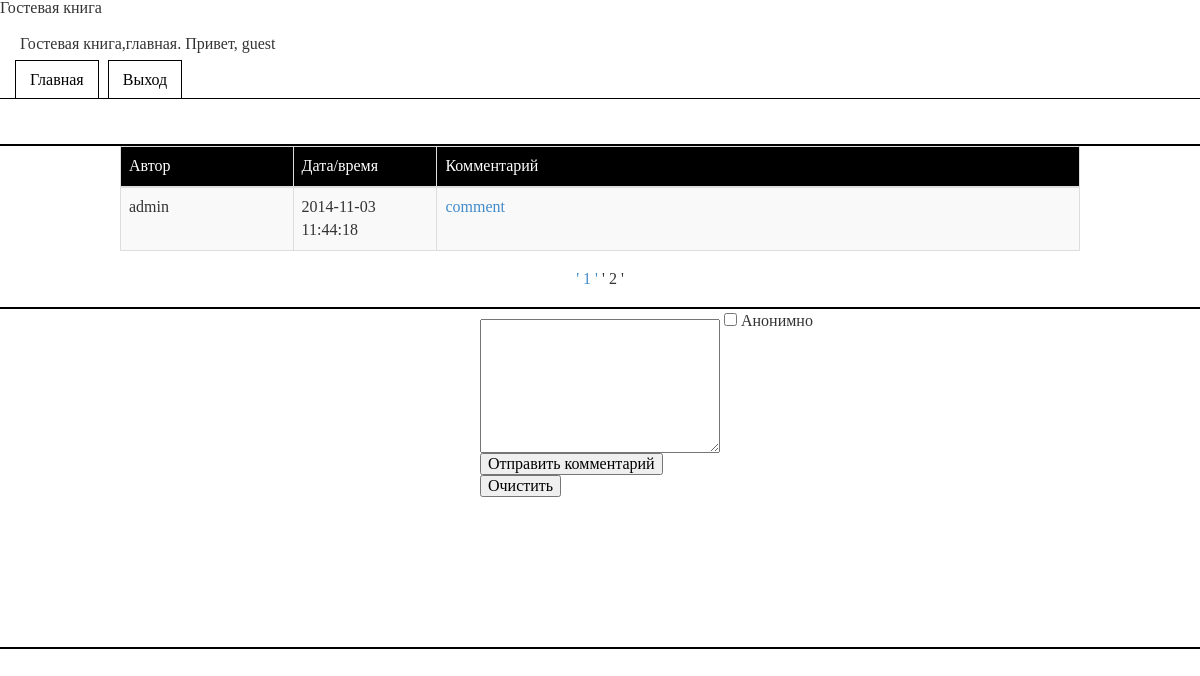
/php/Main.php?page=2 (signed in), run on the app's committed database.
### tables this page shows
CREATE TABLE IF NOT EXISTS `users` (
  `user_id` int(11) NOT NULL AUTO_INCREMENT,
  `login` char(12) NOT NULL,
  `password` text NOT NULL,
  `admin` int(1) DEFAULT NULL,
  `blocked` int(1) DEFAULT NULL,
  PRIMARY KEY (`user_id`)
);

CREATE TABLE IF NOT EXISTS `comments` (
  `comm_id` int(11) NOT NULL AUTO_INCREMENT,
  `user_id` int(11) DEFAULT NULL,
  `ts` timestamp NOT NULL DEFAULT CURRENT_TIMESTAMP,
  `comment` text NOT NULL,
  PRIMARY KEY (`comm_id`)
);

### connectdb/config.php (called while the page is built)
<?php
$comments_per_page = 3;
?>

### php/Main.php (the view, shortened to what this page needs)
<?php
require_once '../connectdb/config.php';
function get_name($id_user)
{
	$query = mysql_query("SELECT login FROM users
						 WHERE user_id = {$id_user};");
	if($query)
	{
		$result = mysql_fetch_row($query);
		return $result[0];
	}
	else
		return "{$id_user}"."Ошибка запроса к БД.(никнейм)";
}
function get_comments($first_limit,$comments_per_page)
{
$query = "SELECT comm_id,user_id, ts, comment
          FROM comments
		  ORDER BY comm_id DESC
		  LIMIT {$first_limit},{$comments_per_page};";
$result = mysql_query($query);
if($result)
	return $result;
else
	echo("Ошибка запроса к БД(комментарии).");
}
function print_query($arr)
{
		echo '<table id ="tablecomment" class="table table-striped table-hover table-bordered">';
		echo '<thead>';
			echo '<tr>';
				echo '<td><i class="icon-user icon-white"></i> Автор</td>';
				echo '<td><i class="icon-time icon-white"></i> Дата/время</td>';
				echo '<td><i class="icon-comment icon-white"></i> Комментарий</td>';
			echo '</tr>';
		echo '</thead>';
			while($row = mysql_fetch_array($arr))
			{
			echo '<tbody>';
				echo '<tr>';
					echo "<td style='width:18%;'>".get_name($row[1])."</td>";
					echo "<td style='width:15%;'>{$row[2]}</td>";
					echo '<td>'."<a href = 'CommBranch.php?comm_id={$row[0]}'>{$row[3]}</a>".'</td>';
				echo '</tr>';
			echo '</tbody>';
			}
		echo '</table>';
}
?>
<html>
<head>
<link rel="stylesheet" href="css/bootstrap.min.css">
<link rel="stylesheet" type="text/css" href="css/main.css"
<title>
</head>
<body>
<div id = "header">
<p class=header>Гостевая книга,главная. Привет, <?php echo get_name($_SESSION['user_id']);?></p>
    <ul class="css-menu-2">
        <li><a href="Main.php">Главная</a></li>
        <li><a href="exit.php">Выход</a></li>
    </ul>
</div>
<div id = "body">
<?php
if(isset($_GET['page']))
	{
	$page = $_GET['page'];
	}
else
	$page = 1;
if($page == 1)
	$first_limit = 0 ;
else
	$first_limit = $comments_per_page * ($page-1);
$query = "SELECT COUNT(*) FROM comments";
$result = mysql_fetch_array(mysql_query($query));
$count  = $result[0];
$pages = ceil($count/$comments_per_page);
print_query(get_comments($first_limit,$comments_per_page));
echo "<p id='spancomments'>";
for($i = 0;$i < $pages;$i++)
{
$j = $i+1;
if($j != $page)
	echo "<a id='spancomments' href='?page={$j}'><span>' {$j} ' </span></a>";
else
	echo "' {$j} '";
}
echo "</p>";
?>
</div>
<div id = "bottom">
<form action="AddComment.php" method="POST">
<fieldset>
<textarea id="comment" name="comment"
cols="65" rows="8"><?php if(isset($_GET['comment'])) echo "{$_GET['comment']}";?></textarea>
<?php
if($_SESSION['user_id'] != -1)
echo '<input type="checkbox" name="Anonim" value="Anonim"> Анонимно ';
?>
</fieldset>
<fieldset id = "buttoncomment">
<input type="submit" value="Отправить комментарий" />
<input type="reset" value="Очистить" />
</fieldset>
</form>
</div>
</body>
</html>

### php/css/main.css (style rules this page uses)
html, body,div, span, applet, object, iframe, h1, h2, h3, h4, h5, h6, p, blockquote, pre, a, abbr, acronym, address, big, cite, code, del, dfn, em, img, ins, kbd, q, s, samp, small, strike, strong, sub, sup, tt, var, u, i, center, dl, dt, dd, ol, ul, li, fieldset, form, label, legend, article, aside, canvas, details, embed, figure, figcaption, footer, header, hgroup, menu, nav, output, ruby, section, summary, time, mark, audio, video { margin: 0; padding: 0; border: 0; font-size: 100%; font: inherit; vertical-align: baseline; }
body { line-height: 1; }
#header { height: 110px; width:100%; border-bottom: 2px solid #000000; }
#body { height: auto; width: 100%; border-bottom: 2px solid #000000; }
#bottom { height:340px; width:100%; border-bottom:2px solid #000000; }
#comment { width:20%; margin-top:10px; margin-left: 40%; }
#buttoncomment { margin-left:40%; width:20%; }
#tablecomment { width:80%; margin-left:10%; }
#tablecomment thead tr { background:#000; color: #fff; }
#spancomments { text-align:center; margin-bottom:20px; }
.header { margin-top:20px; margin-left:20px; }
ul.css-menu-2 { list-style: none; border-bottom: 1px #000000 solid; padding-top: 20px; padding-left:15px; padding-bottom: 10px; }
ul.css-menu-2 li { display: inline; margin-right: 5px }
ul.css-menu-2 li a { color: #000000; text-decoration: none; background: #ffffff; border: 1px #000000 solid; border-bottom: none; padding: 10px 14px }

### data on the page
users: login "guest"
comments: user.login "admin", ts "2014-11-03 11:44:18", comment "comment"

### other printed values
$j "1"
$j "2"
